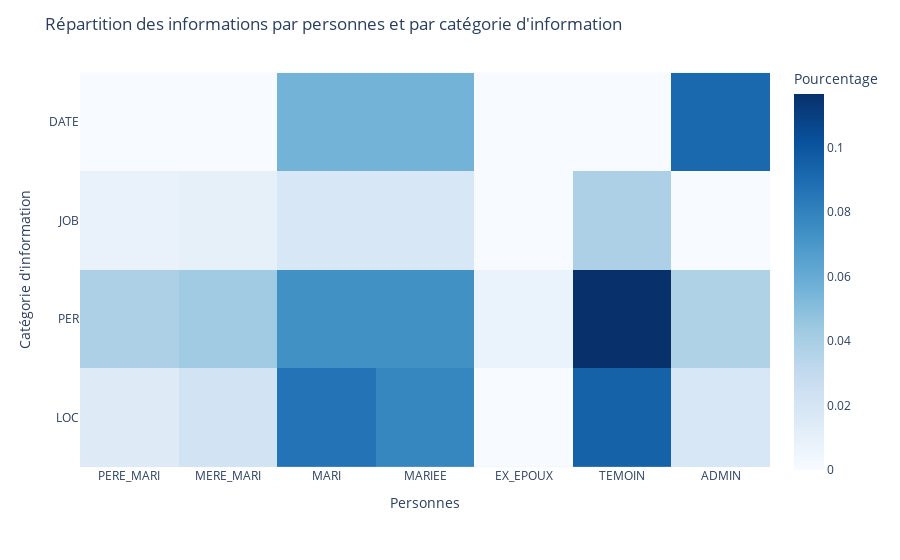

This figure's notebook cell:
### Code cell
#with plotly express show the dataframe as a heatmap
fig = px.imshow(df, labels=dict(x="People", y="Tag", color="Pourcentage"), x=['PERE_MARI', 'MERE_MARI', 'MARI', 'MARIEE', 'EX_EPOUX', 'TEMOIN', 'ADMIN'], y=df.index, color_continuous_scale='Blues')
#shows 0 in black
fig.update_layout(title="Répartition des informations par personnes et par catégorie d'information")
#rename tag as information
fig.update_xaxes(title_text="Personnes")
fig.update_yaxes(title_text="Catégorie d'information")


fig.show()

### Figure 1 — Plotly figure (JSON) as saved in the notebook; plotly's stock layout.template omitted (floating-point values rounded to 4 significant figures)
{"data": [{"coloraxis": "coloraxis", "hovertemplate": "People: %{x}<br>Tag: %{y}<br>Pourcentage: %{z}<extra></extra>", "name": "0", "type": "heatmap", "x": ["PERE_MARI", "MERE_MARI", "MARI", "MARIEE", "EX_EPOUX", "TEMOIN", "ADMIN"], "xaxis": "x", "y": ["DATE", "JOB", "PER", "LOC"], "yaxis": "y", "z": [[0, 0, 0.0558, 0.0558, 0, 0, 0.09136], [0.008206, 0.01039, 0.0186, 0.0186, 0, 0.03829, 0], [0.03829, 0.04267, 0.0733, 0.0733, 0.007659, 0.1165, 0.0372], [0.01477, 0.02188, 0.08643, 0.07823, 0, 0.09409, 0.0186]]}], "layout": {"coloraxis": {"colorbar": {"title": {"text": "Pourcentage"}}, "colorscale": [[0, "rgb(247,251,255)"], [0.125, "rgb(222,235,247)"], [0.25, "rgb(198,219,239)"], [0.375, "rgb(158,202,225)"], [0.5, "rgb(107,174,214)"], [0.625, "rgb(66,146,198)"], [0.75, "rgb(33,113,181)"], [0.875, "rgb(8,81,156)"], [1, "rgb(8,48,107)"]]}, "margin": {"t": 60}, "title": {"text": "Répartition des informations par personnes et par catégorie d'information"}, "xaxis": {"anchor": "y", "constrain": "domain", "domain": [0, 1], "scaleanchor": "y", "title": {"text": "Personnes"}}, "yaxis": {"anchor": "x", "autorange": "reversed", "constrain": "domain", "domain": [0, 1], "title": {"text": "Catégorie d'information"}}}}
